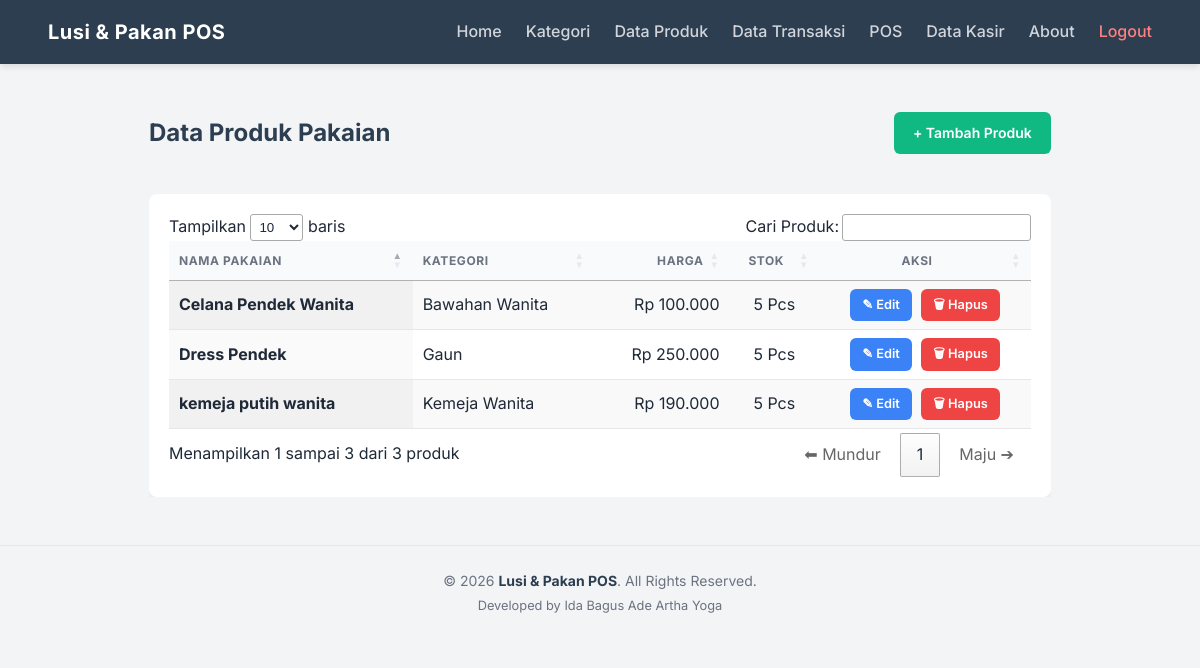
The page /index.php?action=products (signed in) on the database its author committed.
### tables this page shows
CREATE TABLE `products` (
  `id` int NOT NULL,
  `name` varchar(100) DEFAULT NULL,
  `price` int DEFAULT NULL,
  `stock` int DEFAULT NULL,
  `category_id` int DEFAULT NULL
);

CREATE TABLE `categories` (
  `id` int NOT NULL,
  `name` varchar(100) DEFAULT NULL
);

### controllers/ProductController.php (called while the page is built, shortened)
<?php
require_once 'models/ProductModel.php';
class ProductController {
    private $model;
    public function __construct($db) {
        $this->model = new ProductModel($db);
    }
    public function index() {
        $products = $this->model->getAll();
        require 'views/products/index.php';
    }
}
?>

### models/ProductModel.php (called while the page is built, shortened)
<?php
class ProductModel {
    private $conn;
    public function __construct($db) { $this->conn = $db; }
    public function getAll() {
        $query = "SELECT products.*, categories.name as category_name FROM products LEFT JOIN categories ON products.category_id = categories.id";
        $result = $this->conn->query($query);
        $data = [];
        while ($row = $result->fetch_assoc()) { $data[] = $row; }
        return $data;
    }
}
?>

### views/products/index.php (the view, shortened to what this page needs)
<?php include 'views/layouts/header.php'; ?>
    <link rel="stylesheet" href="https://cdn.datatables.net/1.13.6/css/jquery.dataTables.min.css">
    <div style="display: flex; justify-content: space-between; align-items: center; margin-bottom: 1.5rem; flex-wrap: wrap; gap: 1rem;">
        <h2 style="margin: 0;">Data Produk Pakaian</h2>
        <a href="index.php?action=product_create" class="btn btn-green">+ Tambah Produk</a>
    </div>
    <div style="overflow-x: auto;">
        <table id="tabelProduk" class="display" style="width:100%; border-collapse: collapse;">
            <thead>
                <tr>
                    <th style="text-align: left;">Nama Pakaian</th>
                    <th style="text-align: left;">Kategori</th>
                    <th style="text-align: right;">Harga</th>
                    <th style="text-align: center;">Stok</th>
                    <th style="text-align: center;">Aksi</th>
                </tr>
            </thead>
            <tbody>
                <?php foreach ($products as $prod): ?>
                <tr>
                    <td style="font-weight: bold;"><?= $prod['name'] ?></td>
                    <td><?= $prod['category_name'] ?></td>
                    <td style="text-align: right;">Rp <?= number_format($prod['price'], 0, ',', '.') ?></td>
                    <td style="text-align: center;"><?= $prod['stock'] ?> Pcs</td>
                    <td style="text-align: center;">
                        <a href="index.php?action=product_edit&id=<?= $prod['id'] ?>" class="btn btn-blue" style="margin-right: 5px; padding: 6px 12px; font-size: 0.8rem;">✎ Edit</a>
                        <a href="index.php?action=product_delete&id=<?= $prod['id'] ?>" class="btn btn-red" style="padding: 6px 12px; font-size: 0.8rem;" onclick="return confirm('Hapus produk ini?')">🗑 Hapus</a>
                    </td>
                </tr>
                <?php endforeach; ?>
            </tbody>
        </table>
    </div>
<?php include 'views/layouts/footer.php'; ?>

### views/layouts/header.php (style rules this page uses)
:root { --primary: #2c3e50; --secondary: #10b981; --bg-color: #f3f4f6; --card-bg: #ffffff; --text-main: #1f2937; --text-muted: #6b7280; }
* { box-sizing: border-box; margin: 0; padding: 0; }
body { font-family: 'Inter', sans-serif; background-color: var(--bg-color); color: var(--text-main); line-height: 1.6; }
h2 { color: var(--primary); margin-bottom: 1.5rem; font-weight: 700; }
.btn { display: inline-block; padding: 0.6rem 1.2rem; font-size: 0.875rem; font-weight: 600; text-align: center; text-decoration: none; border-radius: 6px; border: none; cursor: pointer; transition: all 0.2s ease; }
.btn-green { background-color: var(--secondary); color: #fff; }
.btn-blue { background-color: #3b82f6; color: #fff; }
.btn-red { background-color: #ef4444; color: #fff; }
table { width: 100%; border-collapse: separate; border-spacing: 0; margin-top: 1rem; }
th, td { padding: 1rem; text-align: left; border-bottom: 1px solid #e5e7eb; }
th { background-color: #f8fafc; font-weight: 600; color: var(--text-muted); text-transform: uppercase; font-size: 0.75rem; letter-spacing: 0.05em; }

### rows shown on the page
products: name "kemeja putih wanita", category.name "Kemeja Wanita", price "190.000", stock "5"
products: name "Celana Pendek Wanita", category.name "Bawahan Wanita", price "100.000", stock "5"
products: name "Dress Pendek", category.name "Gaun", price "250.000", stock "5"
